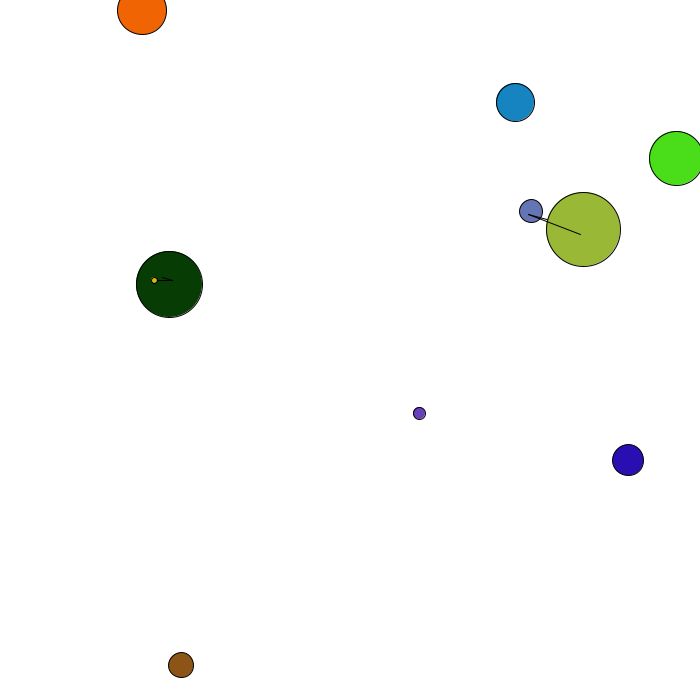
Frame 1 (no input)
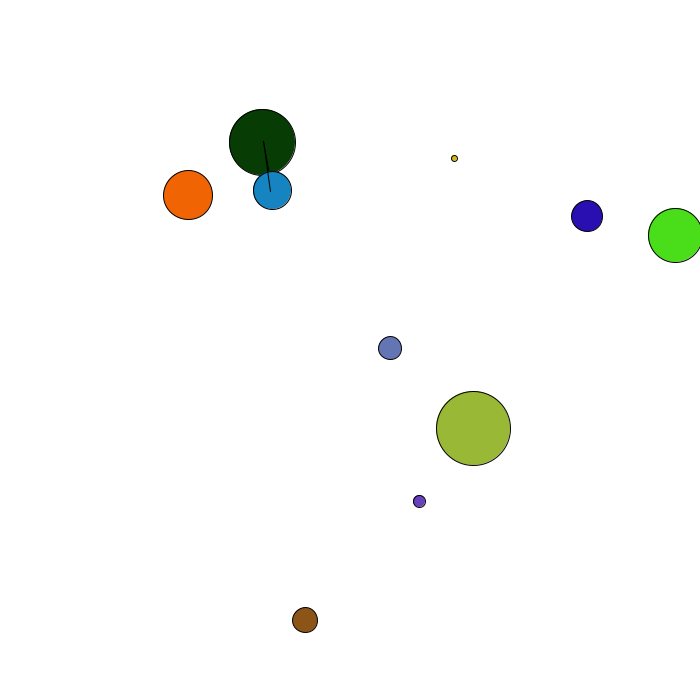
Frame 60 (the mouse pressed at the canvas centre just before this capture)
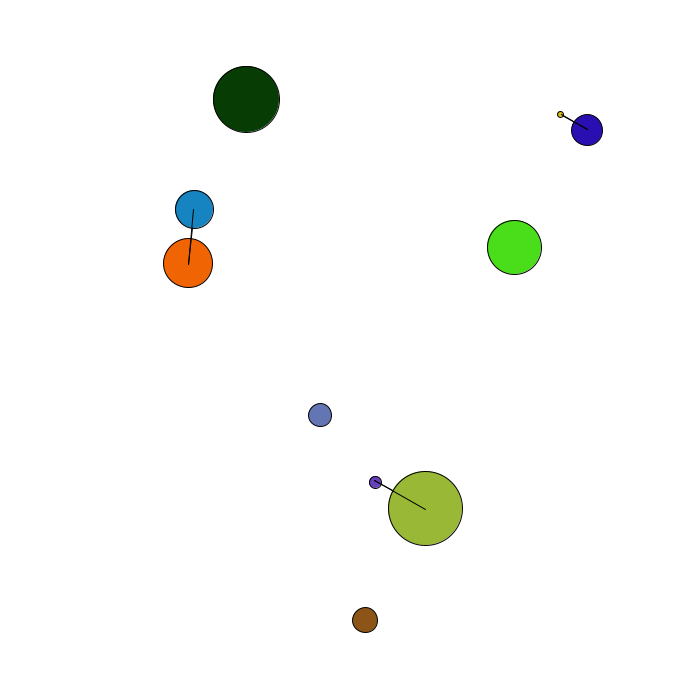
Frame 120 (the mouse held since frame 60 and released just before this capture)

The Processing sketch that drew these frames (run headless with seeded random() and noise(); from frame 60 on, the mouse is pressed at the canvas centre):

// Processing sketch: processing_131330
// ── processing_131330.pde

/*Melania Gonzalez 
 
 *Tarea #1 - Hackeando el codigo del profe.
 *Descripcion: El ejercicio original que hicimos en la Clase #2
 mueve a una serie de bolitas de un punto A a un punto B 
 respectivamente, siendo el punto B la posicion del Mouse.
 *Objetivo: Reproducir el ejercicio, pero en este caso 
 el punto B será una posicion Random respectivamente para cada Bola.
 
 -----MATRIZ de Bolas-----
   x | y | a | b | d | v | c |     x=Posicion en x, punto A (Variable)
----------------------------       y=Posicion en y, punto A (Variable)
B1|  |   |   |   |   |   |   |     a(alpha)=Posicion en x, punto B (Variable)
----------------------------       b(beta) =Posicion en y, punto B (Variable)
B2|  |   |   |   |   |   |   |     d=diametro del circulo (Constante)
----------------------------       v=velocidad o razon de cambio (Constante)
B3|  |   |   |   |   |   |   |     c=color (Constante)
----------------------------
...

 */
 
// DECLARAR VARIABLES
int nBolas=10;
int rango;
int [][] bolas = new int[nBolas][9];

// INICIALIZAR VARIABLES
void setup() {
  size(700, 700); //size of the screen
  rango=(int)random(100);
//RECORRER LA MATRIZ
  for (int i=0;i<nBolas;i++) {
    bolas[i][0]=(int)random(width); //iniciar x
    bolas[i][1]=(int)random(height);//iniciar y
    bolas[i][2]=(int)random(width); //iniciar a
    bolas[i][3]=(int)random(height);//iniciar b
    bolas[i][4]=(int)random(80);    //iniciar diametro
    bolas[i][5]=(int)random(50,100);   //iniciar Velocidad
    bolas[i][6]=(int)random(255);   //iniciar color
    bolas[i][7]=(int)random(255);   //iniciar color
    bolas[i][8]=(int)random(255);   //iniciar color
  }
}

//METODO PRINCIPAL QUE SE EJECUTA REPETIDAMENTE
void draw() {
  background(255); //pintar el background en cada frame
  
  //RECORRER LA MATRIZ
  for (int i=0;i<nBolas;i++) {
    
    fill(bolas[i][6],bolas[i][7],bolas[i][8]); //color de la bola
    ellipse(bolas[i][0], bolas[i][1], bolas[i][4], bolas[i][4]); //pintar bola
    
    //MOVER BOLA PARA QUE AVANCE DE "A" A "B"
    int v= bolas[i][5]; //VELOCIDAD O RAZON DE CAMBIO
    bolas[i][0]+=(bolas[i][2]-bolas[i][0])/v; //mover punto A en x
    bolas[i][1]+=(bolas[i][3]-bolas[i][1])/v; //mover punto A en y
    
    //CONFIRMO SI POSICION "A" ES IGUAL A LA "B" PARA SABER SI YA LLEGO AL DESTINO
    int cx= bolas[i][0]-bolas[i][2]; //que tan cerca esta del punto B en x?
    int cy= bolas[i][1]-bolas[i][3]; //que tan cerca esta del punto B en x?
        if(((cx<v)&&(cx>-v))&&(cy<v)&&(cy>-v)) //preguntamos si ya esta en el punto o dentro de la razon e cambio
        {
        bolas[i][2]=(int)random(width);//generamos nuevo punto B en x (alpha)
        bolas[i][3]=(int)random(height);//generamos nuevo punto B en y (beta)
        }
     
     //Creo un nuevo iterador
     for (int p=0;p<nBolas;p++) {
       if(i!=p){
         
         //distancia de bolita-i a la bolita-p
         int distancia = (int)sqrt(sq(bolas[i][0]-bolas[p][0])+sq(bolas[i][1]-bolas[p][1]));
         
         if(distancia<rango){
           //dibujar linea entre 2 colitas q estan a menos de cierta distancia
           line(bolas[i][0],bolas[i][1],bolas[p][0],bolas[p][1]);
         }//termina el IF
         
       }//termina el IF  
    }//termina iterador "p" 
        
    }//termina iterador "i"
    //imprimo datos de la primera bolita para visualizar
    print("x="+bolas[0][0]+" y="+bolas[0][1]+" a="+bolas[0][2]+" b="+bolas[0][3]+"\n");
}
